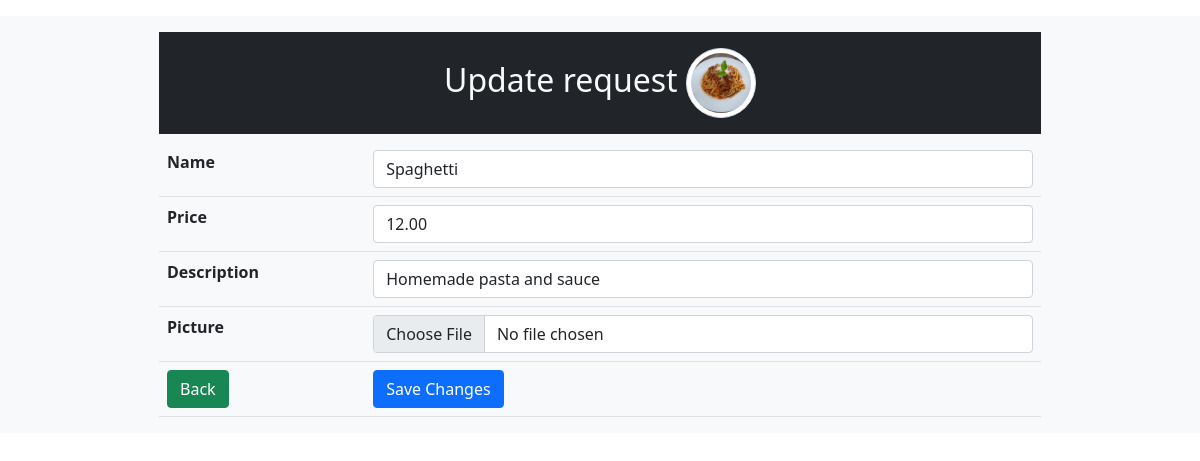
Screenshot of /update.php?id=13 with the database file from the repository.
### tables this page shows
CREATE TABLE `dishes` (
  `dish_id` int(11) NOT NULL,
  `name` varchar(50) NOT NULL,
  `price` decimal(13,2) NOT NULL,
  `image` varchar(255) DEFAULT NULL,
  `description` varchar(200) DEFAULT NULL
);

### update.php (the view, shortened to what this page needs)
<?php
require_once 'actions/db_connect.php';
if ($_GET['id']) {
    $id = $_GET['id'];
    $sql = "SELECT * FROM dishes WHERE dish_id = {$id}";
    $result = mysqli_query($connect, $sql);
    if (mysqli_num_rows($result) == 1) {
        $data = mysqli_fetch_assoc($result);
        $name = $data['name'];
        $price = $data['price'];
        $description = $data['description'];
        $picture = $data['image'];
    } else {
        header("location: error.php");
    }
} else {
    header("location: error.php");
}
?>
<!DOCTYPE html>
<html lang="en">
<head>
        <?php require_once 'components/boot.php'?>
    </head>
    <body>
    <div class="container-fluid bg-light mx-auto">
        <fieldset class="w-75 mt-3 mx-auto">
            <legend class='h2 bg-dark text-light text-center p-3  mt-3 '>Update request <img class='img-thumbnail rounded-circle' src='pictures/<?php echo $picture ?>' alt="<?php echo $name ?>"></legend>
            <form action="actions/a_update.php"  method="post" enctype="multipart/form-data">
                <table class="table">
                    <tr>
                        <th>Name</th>
                        <td><input class="form-control" type="text"  name="name" placeholder ="Dish Name" value="<?php echo $name ?>"  /></td>
                    </tr>
                    <tr>
                        <th>Price</th>
                        <td><input class="form-control" type= "number" name="price" step="any"  placeholder="Price" value ="<?php echo $price ?>" /></td>
                    </tr>
                    <tr>
                        <th>Description</th>
                        <td><input class="form-control" type= "text" name="description"  placeholder="Description" value ="<?php echo $description ?>" /></td>
                    </tr>
                    <tr>
                        <th>Picture</th>
                        <td><input class="form-control" type="file" name= "picture" /></td>
                    </tr>
                    <tr>
                        <td><a href= "index.php"><button class="btn btn-success" type="button">Back</button></a></td>
                        <td><button class="btn btn-primary" type= "submit">Save Changes</button></td>
                    </tr>
                </table>
            </form>
        </fieldset>
        </div>
    </body>
</html>

### update.php (style rules this page uses)
.img-thumbnail { width: 70px !important; height: 70px !important; object-fit: cover; }

### rows the page displays
dishes: image (picture), name "Spaghetti", price "12.00", description "Homemade pasta and sauce"
